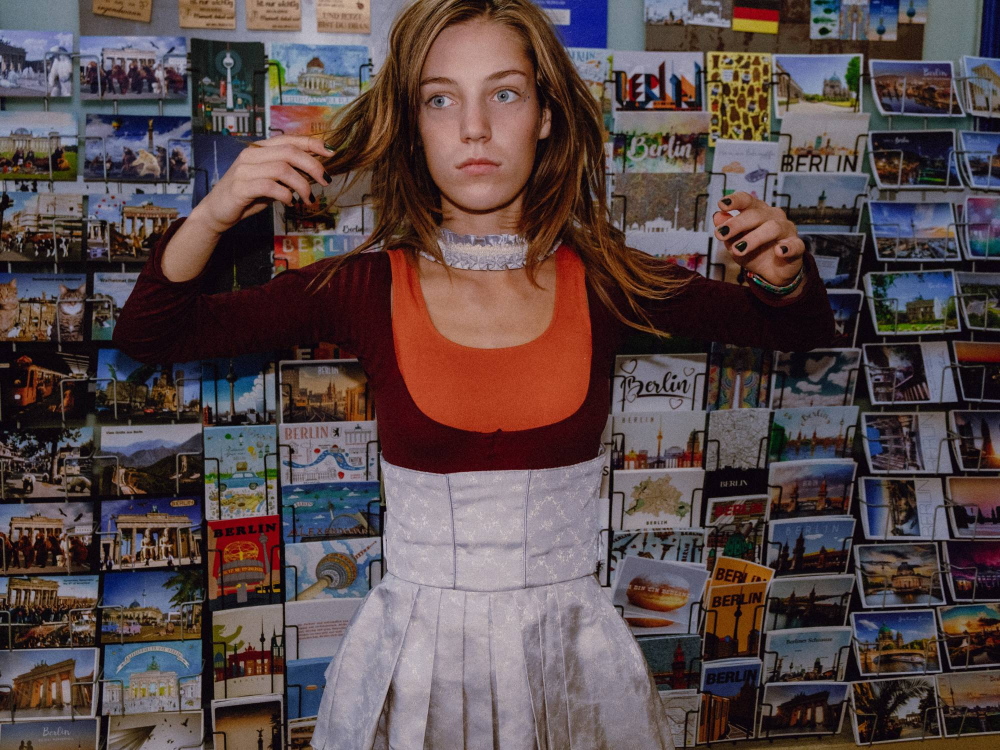
#> input picture assets/img/start.jpg, 2000 x 1500 px (shown at 1/2 size)
$ python startfoto.py
#> lines starting #> are read from the running program, lines starting #| are printed output that depends on the picture
"""Erzeugt aus assets/img/start.jpg die kleineren Startfoto-Dateien für die Startseite.

Neues Startfoto: Datei assets/img/start.jpg austauschen (am besten 2000 × 1500 px,
Querformat 4:3), dann im Projektordner ausführen:

    python3 tools/startfoto.py

Braucht Pillow:  pip3 install pillow
"""
from pathlib import Path
from PIL import Image

img = Path(__file__).resolve().parent.parent / "assets" / "img"
quelle = Image.open(img / "start.jpg").convert("RGB")
#> quelle is the input picture: PIL image 2000x1500 RGB; mean R, G, B 88.2, 72.8, 73.4

for w in (800, 1200, 1600, 2000):
    h = round(quelle.height * w / quelle.width)
    k = quelle if w == quelle.width else quelle.resize((w, h), Image.LANCZOS)
    k.save(img / f"start-{w}.avif", quality=52, speed=4)
    k.save(img / f"start-{w}.webp", quality=74, method=6)
    if w == 1600:
        k.save(img / "start-1600.jpg", quality=76, optimize=True, progressive=True)
#> this loop made 4 passes
#> pass 1, `k = quelle if w == quelle.width else quelle.resize((w, h), Image.LANCZ..`:
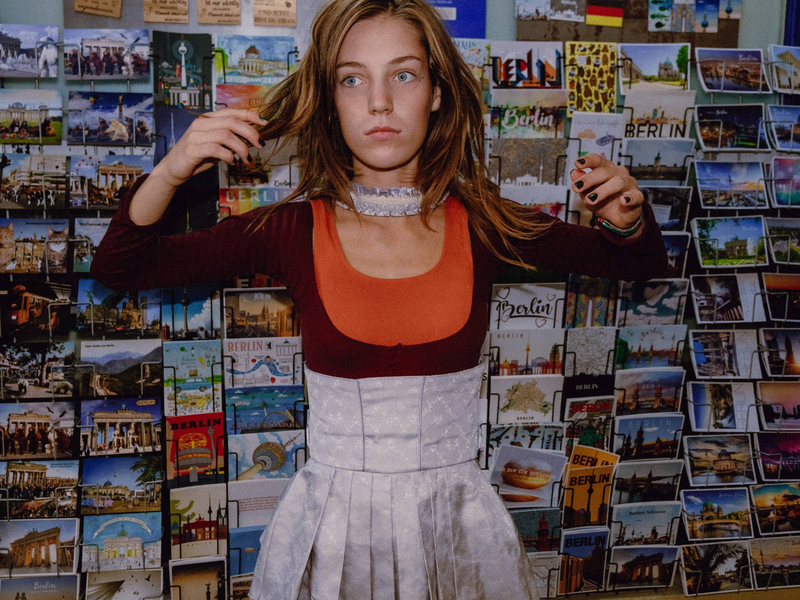
#> k: PIL image 800x600 RGB; mean R, G, B 88.2, 72.8, 73.4

# Hochformat-Ausschnitt (2:3, mittig) für Handys
b = round(quelle.height * 2 / 3)
#> b = 1000
x0 = (quelle.width - b) // 2
#> x0 = 500
hoch = quelle.crop((x0, 0, x0 + b, quelle.height))
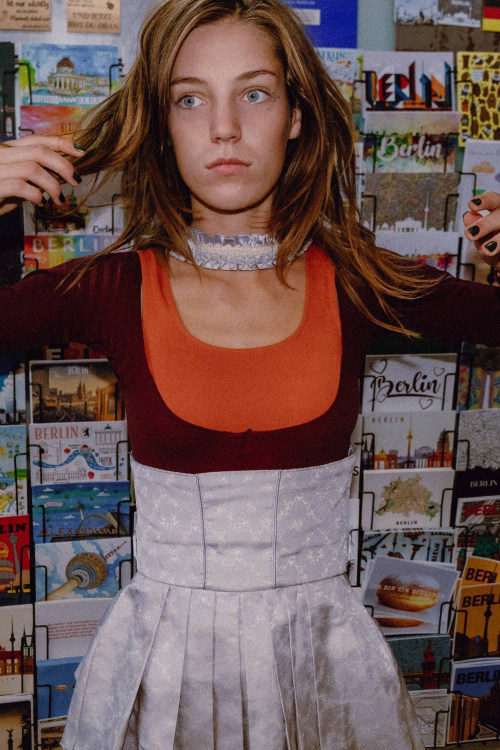
#> hoch: PIL image 1000x1500 RGB (shown at 1/2 size); mean R, G, B 107.4, 83.9, 82
for w in (600, 1000):
    h = round(hoch.height * w / hoch.width)
    k = hoch if w == hoch.width else hoch.resize((w, h), Image.LANCZOS)
    k.save(img / f"start-hoch-{w}.avif", quality=52, speed=4)
    k.save(img / f"start-hoch-{w}.webp", quality=74, method=6)
#> this loop made 2 passes
#> pass 1, `k = hoch if w == hoch.width else hoch.resize((w, h), Image.LANCZOS)`:
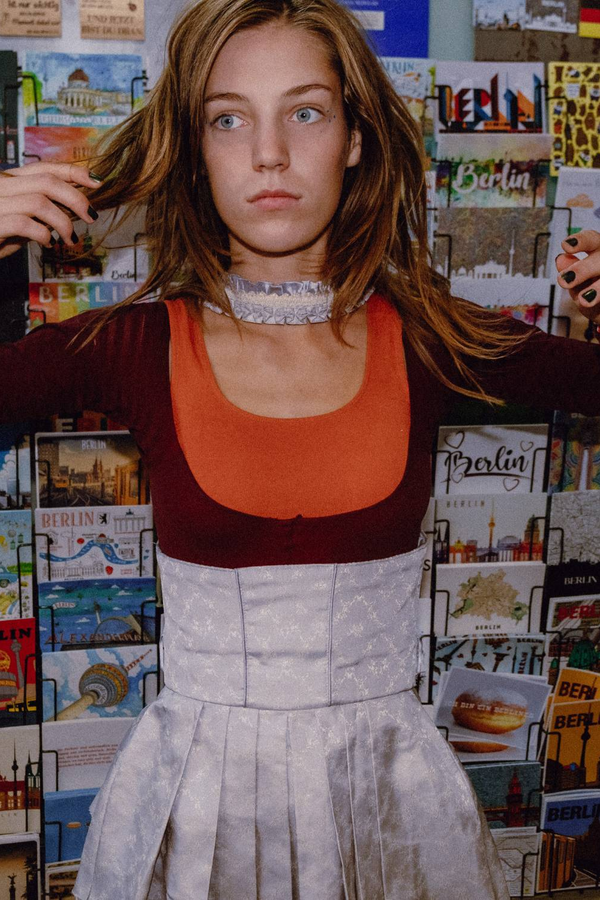
#> k: PIL image 600x900 RGB; mean R, G, B 107.4, 83.9, 82
print("fertig")

$ run again, with assets/img/share.jpg copied over assets/img/start.jpg
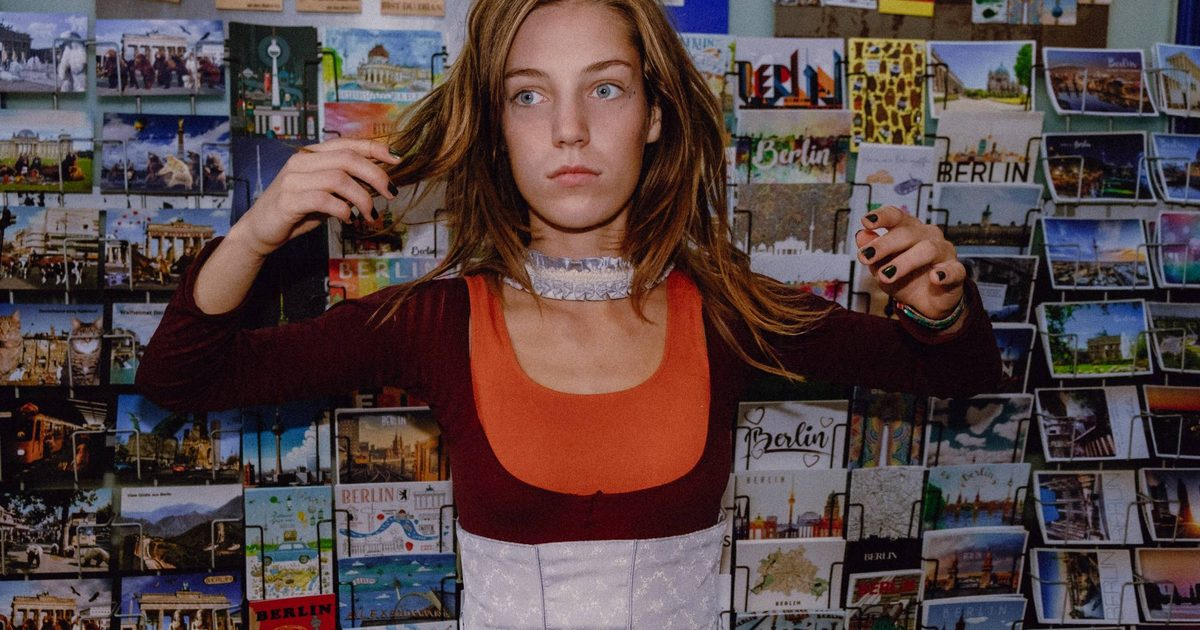
#> input picture assets/img/share.jpg, 1200 x 630 px
#> quelle is the input picture: PIL image 1200x630 RGB; mean R, G, B 85.2, 67.7, 67.9
#> `hoch = quelle.crop((x0, 0, x0 + b, quelle.height))`:
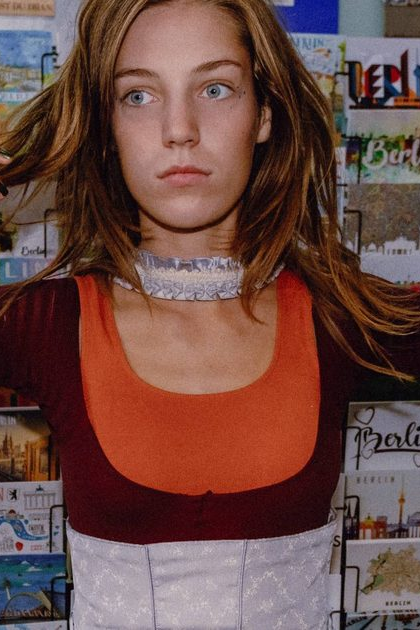
#> hoch: PIL image 420x630 RGB; mean R, G, B 108.9, 74.4, 68.7
